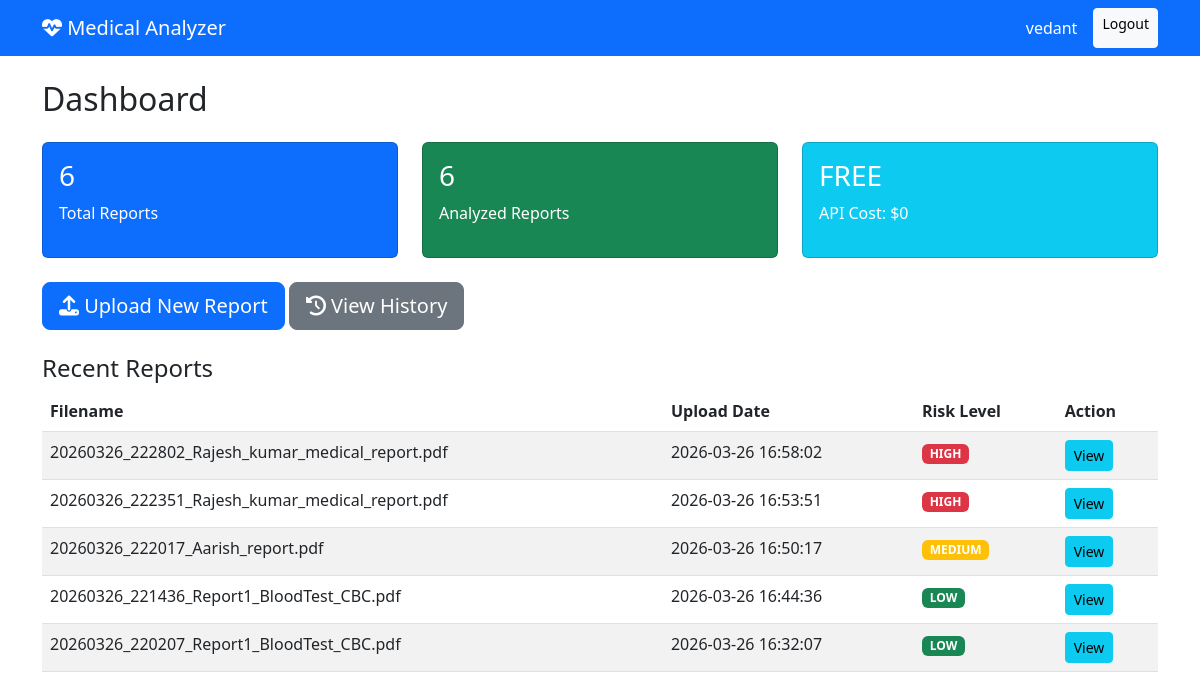
/dashboard (signed in), run on the app's committed database.
### tables this page shows
CREATE TABLE analysis_results (
        id INTEGER PRIMARY KEY AUTOINCREMENT, report_id INTEGER NOT NULL,
        extracted_text TEXT, medical_values TEXT, abnormal_findings TEXT,
        risk_level TEXT, suggestions TEXT,
        analysis_date TIMESTAMP DEFAULT CURRENT_TIMESTAMP,
        FOREIGN KEY (report_id) REFERENCES reports (id));

CREATE TABLE reports (
        id INTEGER PRIMARY KEY AUTOINCREMENT, user_id INTEGER NOT NULL,
        filename TEXT NOT NULL, filepath TEXT NOT NULL, file_type TEXT NOT NULL,
        upload_date TIMESTAMP DEFAULT CURRENT_TIMESTAMP, analyzed BOOLEAN DEFAULT 0,
        FOREIGN KEY (user_id) REFERENCES users (id));

### app.py (the view)
@app.route('/dashboard')
@login_required
def dashboard():
    conn = get_db_connection()
    total = conn.execute('SELECT COUNT(*) as c FROM reports WHERE user_id = ?',
                        (session['user_id'],)).fetchone()['c']
    analyzed = conn.execute('SELECT COUNT(*) as c FROM reports WHERE user_id = ? AND analyzed = 1',
                           (session['user_id'],)).fetchone()['c']
    recent = conn.execute('''SELECT r.*, a.risk_level FROM reports r
                            LEFT JOIN analysis_results a ON r.id = a.report_id
                            WHERE r.user_id = ? ORDER BY r.upload_date DESC LIMIT 5''',
                         (session['user_id'],)).fetchall()
    conn.close()
    return render_template('dashboard.html', total_reports=total,
                         analyzed_reports=analyzed, recent_reports=recent)

### app.py (called while the page is built)
def get_db_connection():
    conn = sqlite3.connect(DATABASE)
    conn.row_factory = sqlite3.Row
    return conn

def login_required(f):
    @wraps(f)
    def decorated_function(*args, **kwargs):
        if 'user_id' not in session:
            flash('Please login', 'warning')
            return redirect(url_for('login'))
        return f(*args, **kwargs)
    return decorated_function

### templates/dashboard.html (shortened to what this page needs)
<!DOCTYPE html>
<html>
<head>
    <link href="https://cdn.jsdelivr.net/npm/bootstrap@5.3.0/dist/css/bootstrap.min.css" rel="stylesheet">
    <link rel="stylesheet" href="https://cdnjs.cloudflare.com/ajax/libs/font-awesome/6.4.0/css/all.min.css">
</head>
<body>
    <nav class="navbar navbar-expand-lg navbar-dark bg-primary">
        <div class="container">
            <a class="navbar-brand" href="#"><i class="fas fa-heartbeat"></i> Medical Analyzer</a>
            <div class="navbar-nav ms-auto">
                <span class="navbar-text text-white me-3">{{ session.user_name }}</span>
                <a href="{{ url_for('logout') }}" class="btn btn-light btn-sm">Logout</a>
            </div>
        </div>
    </nav>
    <div class="container mt-4">
        <h2>Dashboard</h2>
        <div class="row mt-4">
            <div class="col-md-4">
                <div class="card bg-primary text-white">
                    <div class="card-body">
                        <h3>{{ total_reports }}</h3>
                        <p>Total Reports</p>
                    </div>
                </div>
            </div>
            <div class="col-md-4">
                <div class="card bg-success text-white">
                    <div class="card-body">
                        <h3>{{ analyzed_reports }}</h3>
                        <p>Analyzed Reports</p>
                    </div>
                </div>
            </div>
            <div class="col-md-4">
                <div class="card bg-info text-white">
                    <div class="card-body">
                        <h3>FREE</h3>
                        <p>API Cost: $0</p>
                    </div>
                </div>
            </div>
        </div>
        <div class="row mt-4">
            <div class="col-md-12">
                <a href="{{ url_for('upload') }}" class="btn btn-primary btn-lg">
                    <i class="fas fa-upload"></i> Upload New Report
                </a>
                <a href="{{ url_for('history') }}" class="btn btn-secondary btn-lg">
                    <i class="fas fa-history"></i> View History
                </a>
            </div>
        </div>
        {% if recent_reports %}
        <div class="mt-4">
            <h4>Recent Reports</h4>
            <table class="table table-striped">
                <thead>
                    <tr>
                        <th>Filename</th>
                        <th>Upload Date</th>
                        <th>Risk Level</th>
                        <th>Action</th>
                    </tr>
                </thead>
                <tbody>
                    {% for report in recent_reports %}
                    <tr>
                        <td>{{ report.filename }}</td>
                        <td>{{ report.upload_date }}</td>
                        <td>
                            {% if report.risk_level %}
                                <span class="badge bg-{{ 'danger' if report.risk_level == 'HIGH' else 'warning' if report.risk_level == 'MEDIUM' else 'success' }}">
                                    {{ report.risk_level }}
                                </span>
                            {% else %}
                                <span class="badge bg-secondary">Not Analyzed</span>
                            {% endif %}
                        </td>
                        <td>
                            {% if report.analyzed %}
                                <a href="{{ url_for('view_analysis', report_id=report.id) }}" class="btn btn-sm btn-info">View</a>
                            {% else %}
                                <a href="{{ url_for('analyze_report', report_id=report.id) }}" class="btn btn-sm btn-primary">Analyze</a>
                            {% endif %}
                        </td>
                    </tr>
                    {% endfor %}
                </tbody>
            </table>
        </div>
        {% endif %}
    </div>
</body>
</html>

### data on the page
analysis_results: filename "20260326_222802_Rajesh_kumar_medical_report.pdf", upload_date "2026-03-26 16:58:02", risk_level "HIGH"
analysis_results: filename "20260326_222351_Rajesh_kumar_medical_report.pdf", upload_date "2026-03-26 16:53:51", risk_level "HIGH"
analysis_results: filename "20260326_222017_Aarish_report.pdf", upload_date "2026-03-26 16:50:17", risk_level "MEDIUM"
analysis_results: filename "20260326_221436_Report1_BloodTest_CBC.pdf", upload_date "2026-03-26 16:44:36", risk_level "LOW"
analysis_results: filename "20260326_220207_Report1_BloodTest_CBC.pdf", upload_date "2026-03-26 16:32:07", risk_level "LOW"

### other printed values
{{ session.user_name }} "vedant"
{{ total_reports }} "6"
{{ analyzed_reports }} "6"
